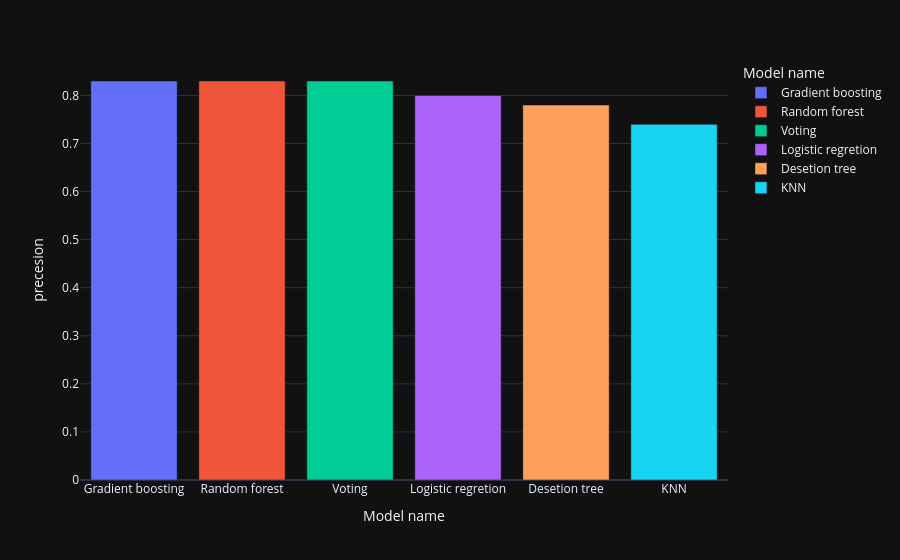

Write notebook code for a chart like this one.
### Code cell
fig=px.bar(model,x="Model name",y="precesion",color="Model name")
fig.show()

### Figure 1 — Plotly figure (JSON) as saved in the notebook; plotly's stock layout.template omitted (floating-point values rounded to 4 significant figures)
{"data": [{"hovertemplate": "Model name=%{x}<br>precesion=%{y}<extra></extra>", "legendgroup": "Gradient boosting", "marker": {"color": "#636efa", "pattern": {"shape": ""}}, "name": "Gradient boosting", "orientation": "v", "showlegend": true, "textposition": "auto", "x": ["Gradient boosting"], "xaxis": "x", "y": [0.83], "yaxis": "y", "type": "bar"}, {"hovertemplate": "Model name=%{x}<br>precesion=%{y}<extra></extra>", "legendgroup": "Random forest", "marker": {"color": "#EF553B", "pattern": {"shape": ""}}, "name": "Random forest", "orientation": "v", "showlegend": true, "textposition": "auto", "x": ["Random forest"], "xaxis": "x", "y": [0.83], "yaxis": "y", "type": "bar"}, {"hovertemplate": "Model name=%{x}<br>precesion=%{y}<extra></extra>", "legendgroup": "Voting", "marker": {"color": "#00cc96", "pattern": {"shape": ""}}, "name": "Voting", "orientation": "v", "showlegend": true, "textposition": "auto", "x": ["Voting"], "xaxis": "x", "y": [0.83], "yaxis": "y", "type": "bar"}, {"hovertemplate": "Model name=%{x}<br>precesion=%{y}<extra></extra>", "legendgroup": "Logistic regretion", "marker": {"color": "#ab63fa", "pattern": {"shape": ""}}, "name": "Logistic regretion", "orientation": "v", "showlegend": true, "textposition": "auto", "x": ["Logistic regretion"], "xaxis": "x", "y": [0.8], "yaxis": "y", "type": "bar"}, {"hovertemplate": "Model name=%{x}<br>precesion=%{y}<extra></extra>", "legendgroup": "Desetion tree", "marker": {"color": "#FFA15A", "pattern": {"shape": ""}}, "name": "Desetion tree", "orientation": "v", "showlegend": true, "textposition": "auto", "x": ["Desetion tree"], "xaxis": "x", "y": [0.78], "yaxis": "y", "type": "bar"}, {"hovertemplate": "Model name=%{x}<br>precesion=%{y}<extra></extra>", "legendgroup": "KNN", "marker": {"color": "#19d3f3", "pattern": {"shape": ""}}, "name": "KNN", "orientation": "v", "showlegend": true, "textposition": "auto", "x": ["KNN"], "xaxis": "x", "y": [0.74], "yaxis": "y", "type": "bar"}], "layout": {"xaxis": {"anchor": "y", "domain": [0.0, 1.0], "title": {"text": "Model name"}, "categoryorder": "array", "categoryarray": ["Gradient boosting", "Random forest", "Voting", "Logistic regretion", "Desetion tree", "KNN"]}, "yaxis": {"anchor": "x", "domain": [0.0, 1.0], "title": {"text": "precesion"}}, "legend": {"title": {"text": "Model name"}, "tracegroupgap": 0}, "margin": {"t": 60}, "barmode": "relative"}}
